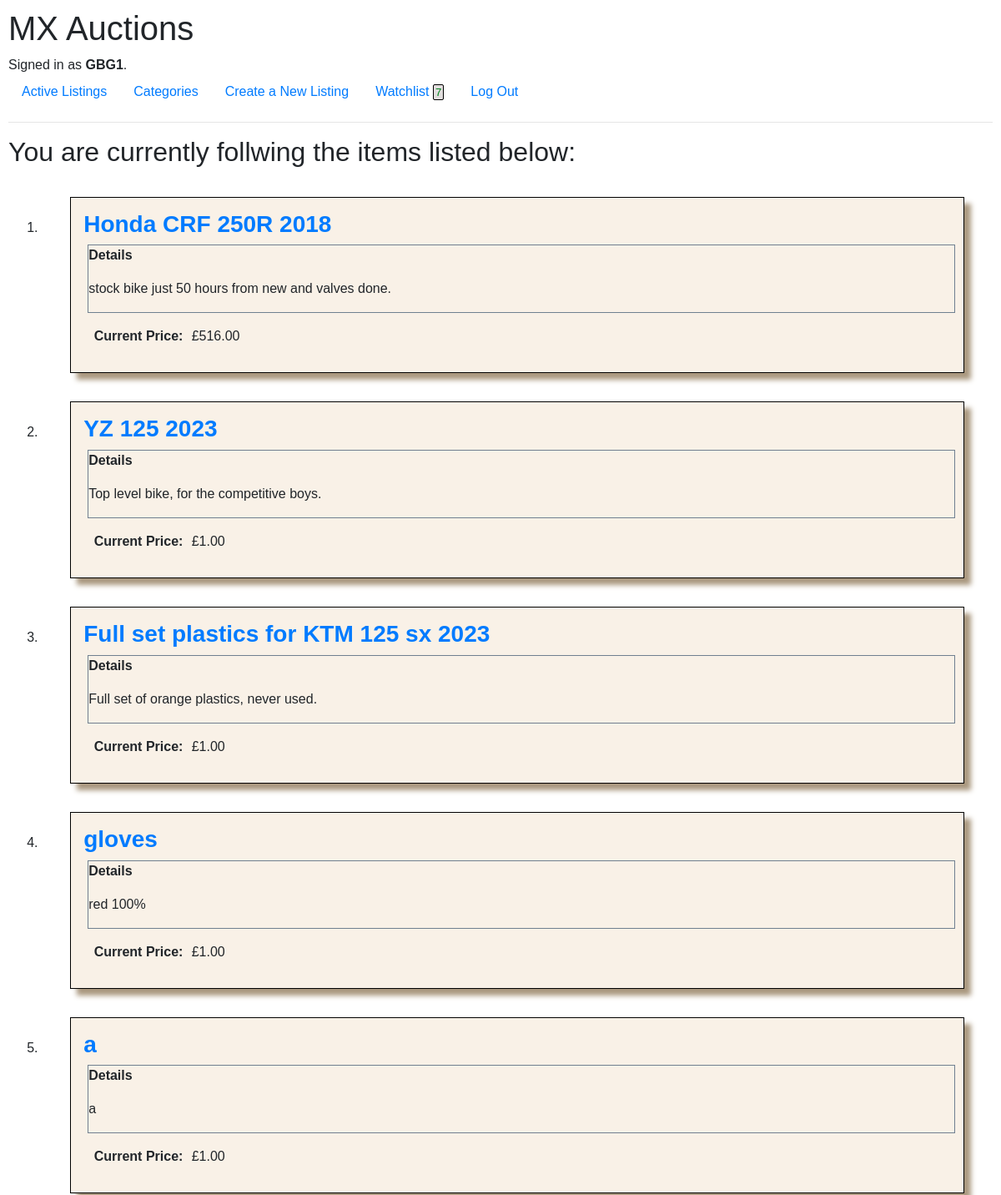
Before: /watchlist (signed in, upper part) with the older database file.
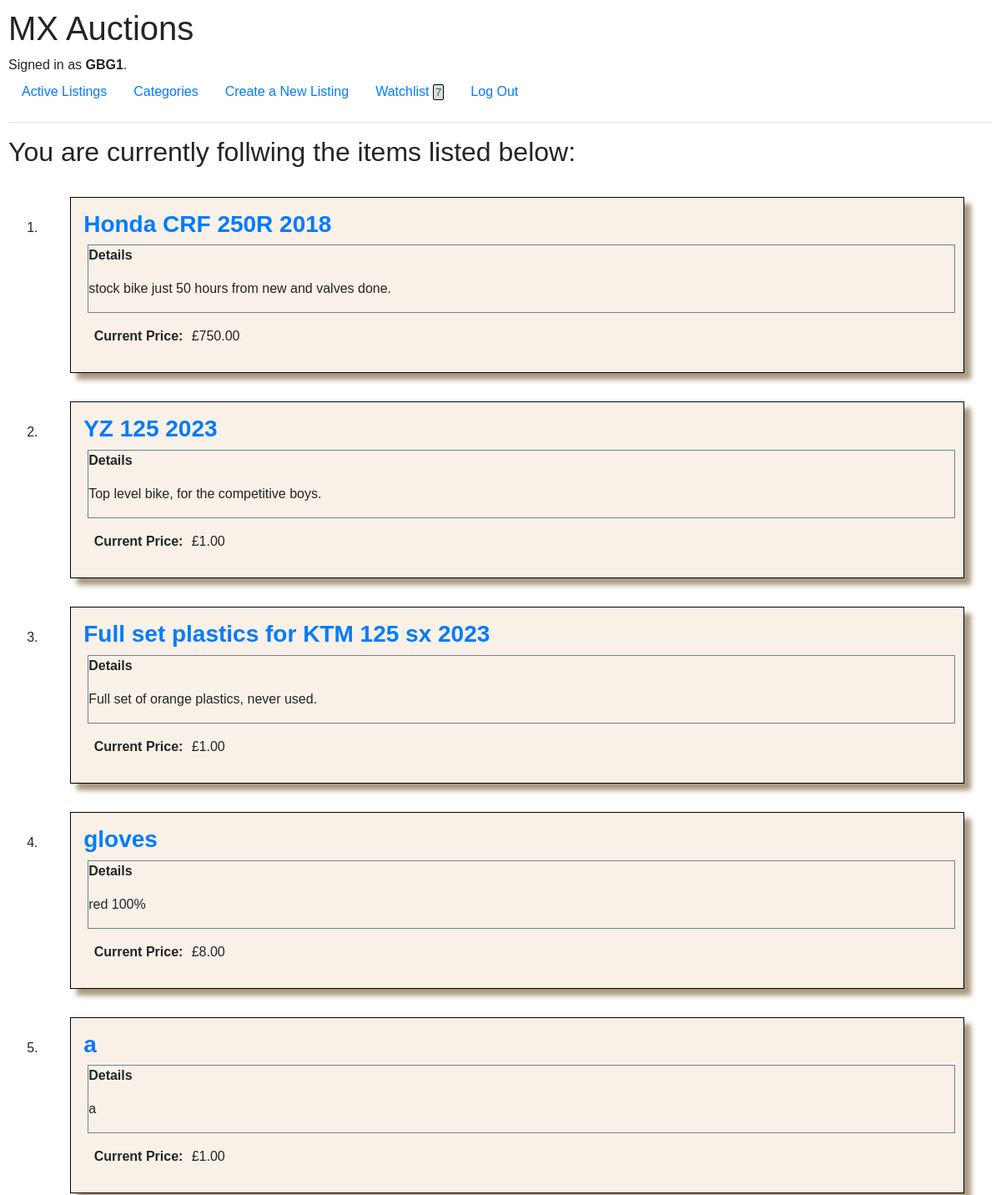
After: the same page with the newer database file.
### auctions/models.py (models this page shows, shortened)
class Listing(models.Model):
    category = models.ForeignKey(Category, on_delete=models.SET_NULL, null = True, blank=True, related_name="listings")
    listing_title = models.CharField(max_length=256, verbose_name="Title")
    listing_details = models.TextField(verbose_name="Please enter full detailss of your Listing")
    listing_date_time = models.DateTimeField(default = now, verbose_name="Listing time")
    starting_price = models.DecimalField(max_digits=10, decimal_places=2, blank = False, default = 1, verbose_name="Starting Price")
    current_bid = models.DecimalField(max_digits=10, decimal_places=2, null = True, blank = True, verbose_name="Current Bid")
    sold_price = models.DecimalField(max_digits=10, decimal_places=2, null = True, blank = True, verbose_name="Sold Price")
    reserve = models.DecimalField(max_digits=10, decimal_places=2, verbose_name="Reserve")
    closing_time = models.DateTimeField(default = seventytwohours, verbose_name="Closing time")
    auction_open = models.BooleanField(default = True, verbose_name="Auction Open")
    listing_image_url = models.URLField(max_length=500, verbose_name="URL for images for Listing Item")
    user = models.ForeignKey(User, on_delete=models.CASCADE, related_name="listings", verbose_name="Listed by")
    following = models.ManyToManyField(settings.AUTH_USER_MODEL, blank=True, related_name="followers", verbose_name="following")

### auctions/views.py (the view, shortened to what this page needs)
# urls.py: path('watchlist', views.watchlist, name = "watchlist"),
def watchlist(request):
    user = request.user
    if user.is_authenticated:
        followed_listings = Listing.objects.filter(following=request.user)
        return render(request, 'auctions/followed_listings.html',
                      {'followed_listings': followed_listings,
                       })

### auctions/context_processors.py (called while the page is built)
def following_count(request):
    if request.user.is_authenticated:
        return {'following_count': request.user.following_count()}
    return {'following_count': 0}

### auctions/models.py (called while the page is built)
    def following_count(self):
        return Listing.objects.filter(following=self).count()

### auctions/templates/auctions/followed_listings.html (shortened to what this page needs)
{% extends "auctions/layout.html" %}
{% block body %}
<main>
    <div class="Wishlist-Container">
        {% if followed_listings %}
        <h2>You are currently follwing the items listed below:</h2>
        <ol>
            {% for listing in followed_listings %}
            <li>
                <div class="individual-listing">
                    <a href="{% url 'listing_details' listing_id=listing.id %}">
                        <h3><strong>{{ listing.listing_title }}</strong></h3>
                    </a>
                    <div class="details">
                        <div class="listing_details">
                            <p><strong>Details</strong></p>
                            <p> {{ listing.listing_details }} </p>
                        </div>
                    </div>
                    <div class = "price-box">
                        <div class=price-title"><strong>Current Price:</strong></div><div class="price">£{{ listing.current_bid }} </div>
                    </div>
            </li>
            {% endfor %}
        </ol>
        {% else %}
        <div>
            You are not currently follwong any listings!
        </div>
        {% endif %}
    </div>
</main>
{% endblock %}

Changed rows visible on the page:
changed Listing "Honda CRF 250R 2018": current_bid "516.00" → "750.00"
changed Listing "gloves": current_bid "1.00" → "8.00"
